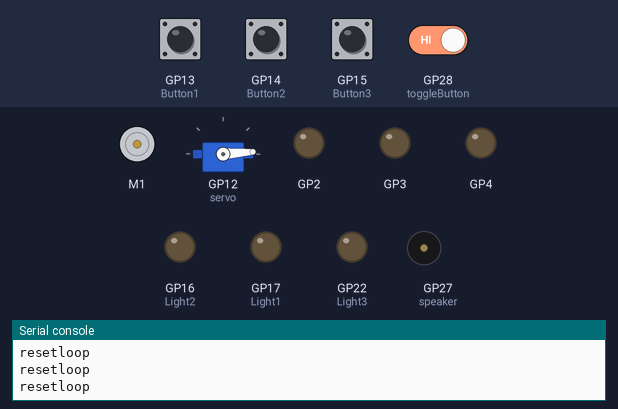
Bench run of a program on a simulated Raspberry Pi Pico running MicroPython. Shown: DC motor (green arrow = forward, orange = backward, longer = faster), servo, output pins drawn as LEDs (lit = HIGH), buzzer (waves = sounding), the last lines printed to the serial console. The test bench sets the inputs (shaded band); at power-on: GP13 (Button1), GP14 (Button2), GP15 (Button3), GP28 (toggleButton) HIGH. Servo angles are drawn from the pulse width (0.5 ms = 0°, 2.5 ms = 180°).

Above: at 1.2 s.
1.3 s: GP13 (Button1) pulled LOW for 0.15 s
At 1.42 s:
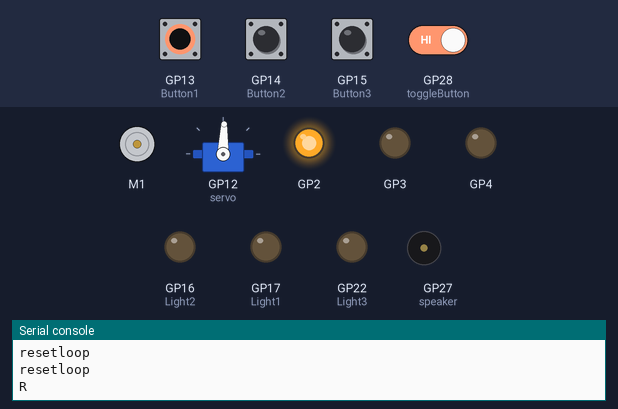
3.0 s: GP14 (Button2) pulled LOW for 0.15 s
At 3.12 s:
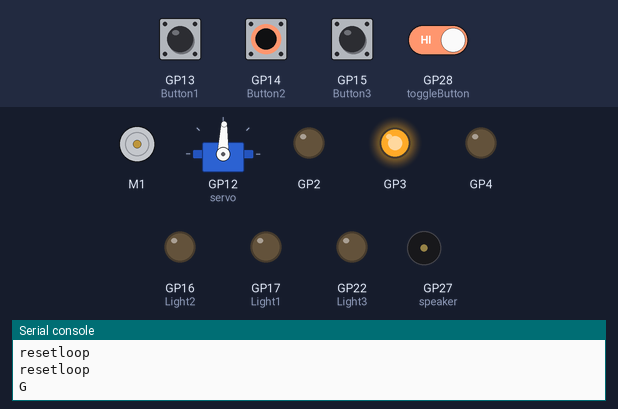
4.7 s: GP15 (Button3) pulled LOW for 0.15 s
At 4.83 s:
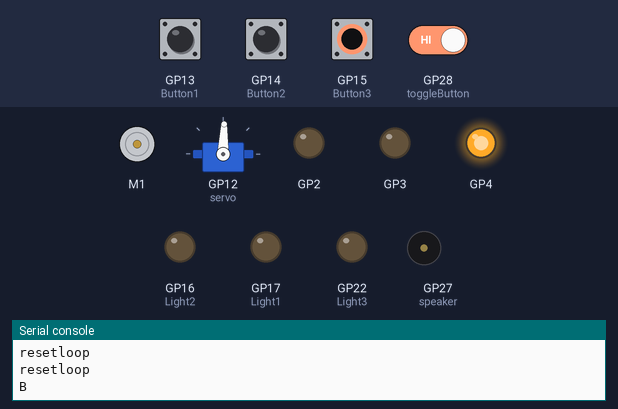
8.0 s: GP13 (Button1) driven LOW and GP14 (Button2) driven LOW and GP15 (Button3) driven LOW and GP28 (toggleButton) driven LOW
At 8.8 s:
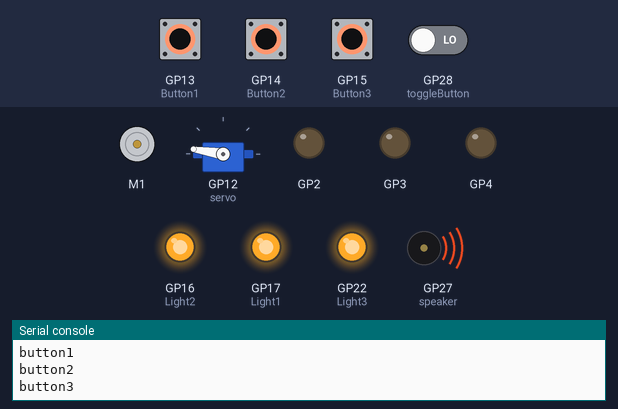
11.0 s: GP13 (Button1) driven HIGH
At 12.8 s:
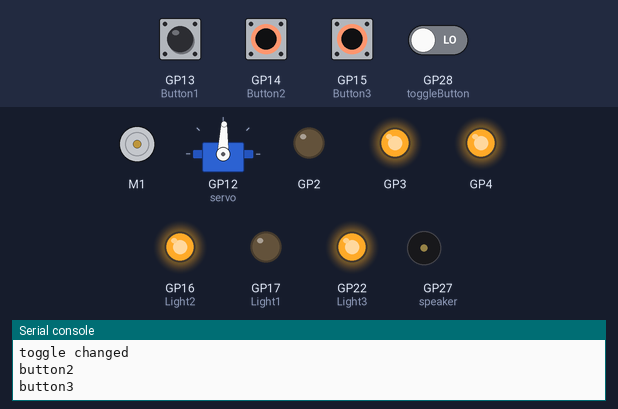
Timing chart, 0 to 14.2 s (numbered marks = the images above; inputs shaded):
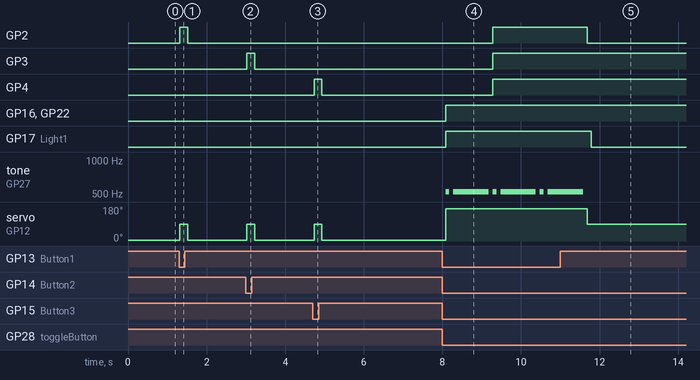

The program:

main.py
```python
# Imports all of picozero using * and imports sleep
from picozero import *
from time import sleep

"""
The different sections in order are:
- RGB light
- Potentiometer and fan
- Lights with buttons

There will be no music just a buzzer
"""

# Speaker
speaker = Speaker(27)

# Toggle Button for RGB
toggleButton = Button(28)

# Ports for the RGB Light
RGB_red = 2
RGB_green = 3
RGB_blue = 4

# RGB Ports for rgb object
rgb = RGBLED(RGB_red, RGB_green, RGB_blue)

# Color Values for RGB Light
valuesRGB = [0,0,0]

'''
No longer relevant as I don't have enough ports to bother with this
# Buttons for RGB Light
ButtonR = Button(2)
ButtonG = Button(3)
ButtonB = Button(4)
'''

# Ports for controlling Fan backwards and forwards
FanMotor = Motor(0,1,False)


# Toggle for RGB and 3 lights
toggleRGB = 0

""" Potentiometer dropped
# Port for Potentiometer for fan
Potential = Pot(27)
"""

# Define custom pulse widths (in seconds)
MIN_PULSE = 550 / 1000000 # 550 microseconds
MAX_PULSE = 2400 / 1000000 # 2400 microseconds
servo = Servo(pin=12, min_pulse_width=MIN_PULSE,max_pulse_width=MAX_PULSE)
# Create an object connected to GPIO 0 with custom pulse width

# Ports for controlling lights
Light1 = LED(17)
Light2 = LED(16)
Light3 = LED(22)

def badoom():
    c_note = 523
    speaker.play(c_note, 0.1)
    sleep(0.1)
    speaker.play(c_note, 0.9)

# Ports for Light Buttons
# Red
Button1 = Button(13)
# Green
Button2 = Button(14)
# Blue/Yellow
Button3 = Button(15)

# Function for the first update loop for the first core
def updateloop1(toggleRGB):

    # Changes toggle button
    if toggleButton.is_pressed:
        print("toggle changed")
        if toggleRGB == 1:
            toggleRGB = 0
        else:
            toggleRGB = 1

    # Turns on LEDs depending on which mode its on
    if toggleRGB == 0:
        # Set and Reset Red Value
        if Button1.is_pressed:
            valuesRGB[0] = 255
            print("R")
        else:
            valuesRGB[0] = 0

        # Set and Reset Green Value
        if Button2.is_pressed:
            valuesRGB[1] = 255
            print("G")
        else:
            valuesRGB[1] = 0

        # Set and Reset Blue Value
        if Button3.is_pressed:
            valuesRGB[2] = 255
            print("B")
        else:
            valuesRGB[2] = 0
    else:
        # Set and Reset Values for non-RGB lights
        if Button1.is_pressed:
            Light1.on()
            print("button1")
        else:
            Light1.off()

        if Button2.is_pressed:
            Light2.on()
            print("button2")
        else:
            Light2.off()

        if Button3.is_pressed:
            Light3.on()
            print("button3")
        else:
            Light3.off()

    # Creates Output for RGBLED
    rgb.color = valuesRGB

    if Button1.is_pressed or Button2.is_pressed or Button3.is_pressed:
        if Button1.is_pressed and Button2.is_pressed and Button3.is_pressed:
            servo.max()
            badoom()
        else:
            servo.mid()
    else:
        servo.min()

    return toggleRGB

try:
    while True:
        toggleRGB = updateloop1(toggleRGB)
        sleep(0.1)
        print("resetloop")

finally:
    speaker.off()
```

Measured:
- after the input at 1.3 s, GP2: LOW → HIGH at once, → LOW 0.20 s later; servo on GP12 (servo): 4° → 88° at once, → 4° 0.20 s later
- after the input at 3.0 s, GP3: LOW → HIGH at once, → LOW 0.20 s later; servo on GP12 (servo): 4° → 88° at once, → 4° 0.20 s later
- after the input at 4.7 s, GP4: LOW → HIGH at once, → LOW 0.20 s later; servo on GP12 (servo): 4° → 88° at once, → 4° 0.20 s later
- after the input at 8.0 s, GP2–4: LOW → HIGH after 1.3 s; GP16 (Light2), GP17 (Light1), GP22 (Light3): LOW → HIGH after 0.08 s; tone on GP27 (speaker): silent → 523 Hz after 0.08 s, then repeats every 1.2 s: silent 0.10 s, 523 Hz 0.90 s, silent 0.10 s, 523 Hz 0.10 s; servo on GP12 (servo): 4° → 171° after 0.08 s
- after the input at 11.0 s, GP2: HIGH → LOW after 0.68 s; GP17 (Light1): HIGH → LOW after 0.78 s; tone on GP27 (speaker): goes on until 11.6 s, then stays silent; servo on GP12 (servo): 171° → 88° after 0.68 s
